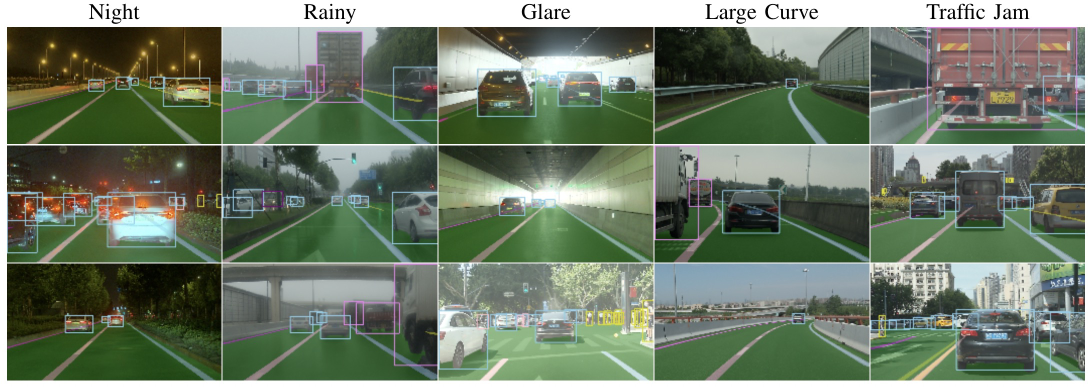
#> input picture assets/images/overview-dataset.png, 2184 x 774 px (shown at 1/2 size); its folder holds 2 pictures in this run
$ python view.py --imgp ../assets/images
#> lines starting #> are read from the running program, lines starting #| are printed output that depends on the picture
import argparse
import os
import os.path as osp
import sys
import random
from pathlib import Path

import cv2
import numpy as np


colors = [[random.randint(0, 255) for _ in range(3)] for cate in range(10)]

def parse_args():
    parser = argparse.ArgumentParser()
    parser.add_argument('--imgp', type=str, required=True)
    parser.add_argument('--label', type=str, default=None)
    parser.add_argument('--lane', type=str, default=None)
    parser.add_argument('--freespace', type=str, default=None)
    args = parser.parse_args()
    print(args)
    return args

if __name__ == '__main__':
    args = parse_args()

    cv2.namedWindow('viewimg', cv2.WINDOW_NORMAL)
    fnames = os.listdir(args.imgp)
    idx = 0
    while 1:
        fname = fnames[idx]
        imgfpath = osp.join(args.imgp, fname)
        print('==> {:<5d}/{:<5d}, {}'.format(idx+1, len(fnames), imgfpath))

        # Load image
        img = cv2.imread(imgfpath)
#> img is the input picture: shape (774, 2184, 3); mean B, G, R 106.2, 124.5, 111.7
        fuse = img.copy()

        # Load freespace
        if args.freespace is not None:
            freesp_fpath = osp.join(args.freespace, fname[:-4] + '.png')
            freesp = cv2.imread(freesp_fpath, cv2.IMREAD_GRAYSCALE)
            freesp_rgb = img.copy()
            freesp_rgb[freesp==255, 0] = 0
            freesp_rgb[freesp==255, 1] = 255
            freesp_rgb[freesp==255, 2] = 0
            # freesp_fuse = cv2.addWeighted(img, 0.8, freesp_rgb, 0.2, 0)
            fuse = cv2.addWeighted(fuse, 0.7, freesp_rgb, 0.3, 0)

        # Load Lane
        if args.lane is not None:
            lane_fpath = osp.join(args.lane, fname[:-4] + '.png')
            lane = cv2.imread(lane_fpath, cv2.IMREAD_GRAYSCALE)
            lane_rgb = img.copy()
            for i in range(1, 9):
                lane_rgb[lane==i, 0] = colors[i][0]
                lane_rgb[lane==i, 1] = colors[i][1]
                lane_rgb[lane==i, 2] = colors[i][2]
            # lane_fuse = cv2.addWeighted(img, 0.4, lane_rgb, 0.4, 0)
            fuse = cv2.addWeighted(fuse, 0.4, lane_rgb, 0.4, 0)

        # Load label
        if args.label is not None:
            label_fpath = osp.join(args.label, fname[:-4] + '.txt')
            with open(label_fpath, 'r') as f:
                for bbox in f.readlines():
                    bbox = bbox.strip()
                    if bbox == '': continue
                    bbox = bbox.split()
                    category = bbox[0]
                    x, y, w, h = [eval(i) for i in bbox[1:]]
                    xlt = int(x - w/2)
                    ylt = int(y - h/2)
                    xrb = int(x + w/2)
                    yrb = int(y + h/2)
                    # cv2.rectangle(img, (xlt, ylt), (xrb, yrb), (0, 0, 255), thickness=1)
                    cv2.rectangle(fuse, (xlt, ylt), (xrb, yrb), (0, 0, 255), thickness=1)

        imgshow = np.vstack([img, fuse])
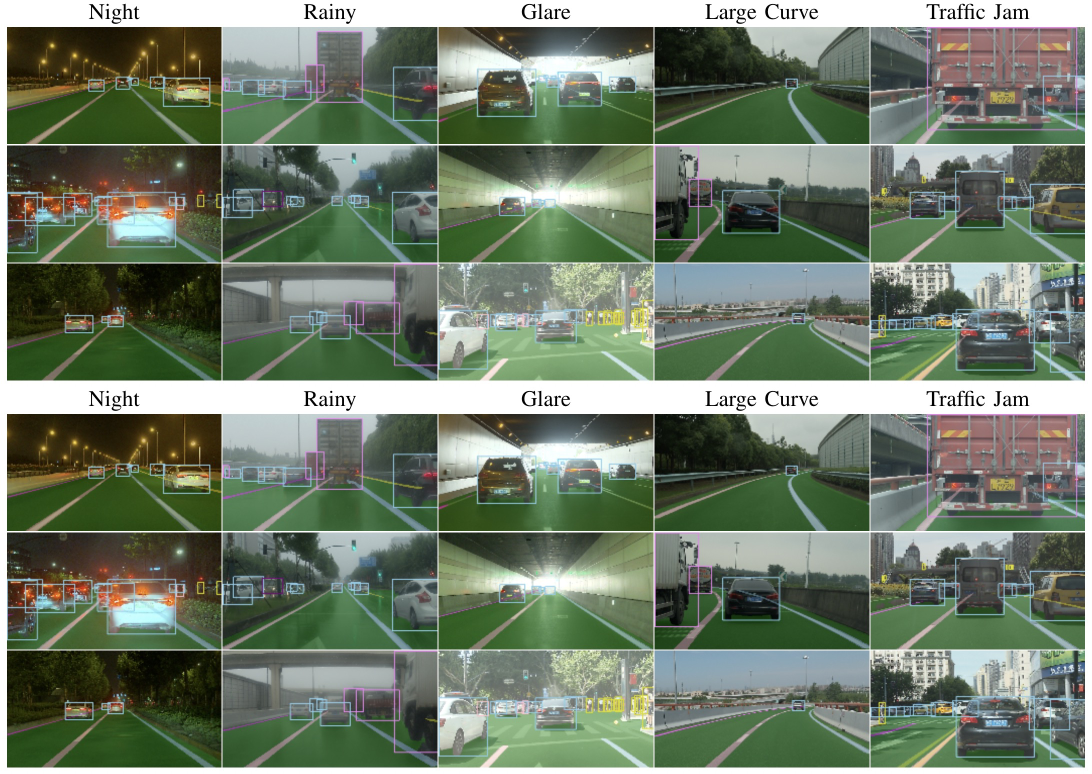
#> imgshow: shape (1548, 2184, 3) (shown at 1/2 size); mean B, G, R 106.2, 124.5, 111.7

        cv2.imshow('viewimg', imgshow)
        key = cv2.waitKey(0)
#> (key q is pressed here)
        if key == ord('q'):
            sys.exit(0)
#> (the program exits here)

$ run again, on assets/images/rare-object.png
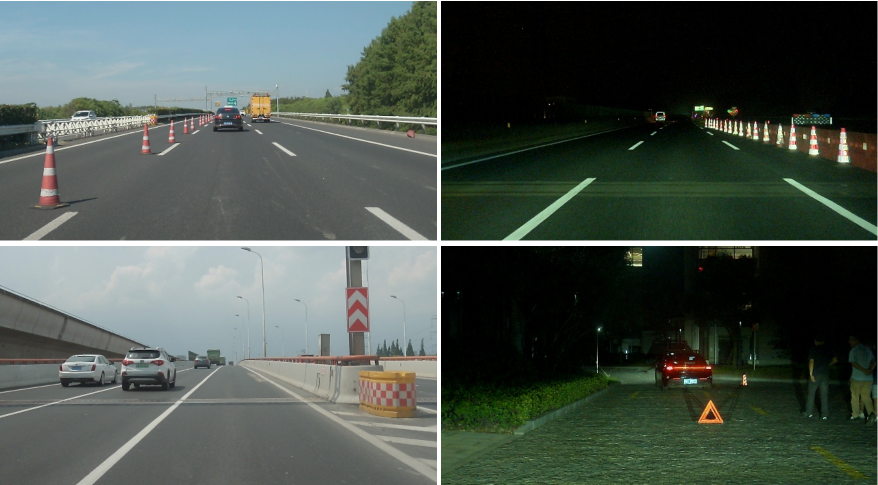
#> input picture assets/images/rare-object.png, 1756 x 970 px (shown at 1/2 size)
#> img is the input picture: shape (970, 1756, 3); mean B, G, R 78, 84.9, 75
#> `imgshow = np.vstack([img, fuse])`:
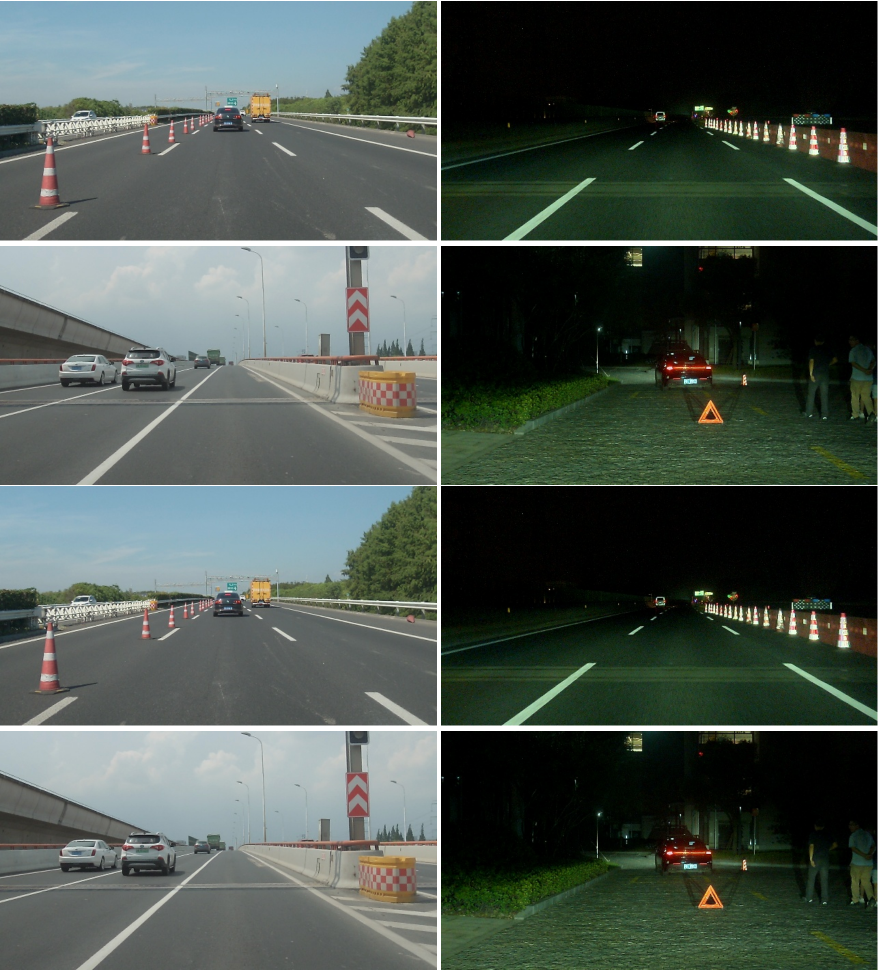
#> imgshow: shape (1940, 1756, 3) (shown at 1/2 size); mean B, G, R 78, 84.9, 75
